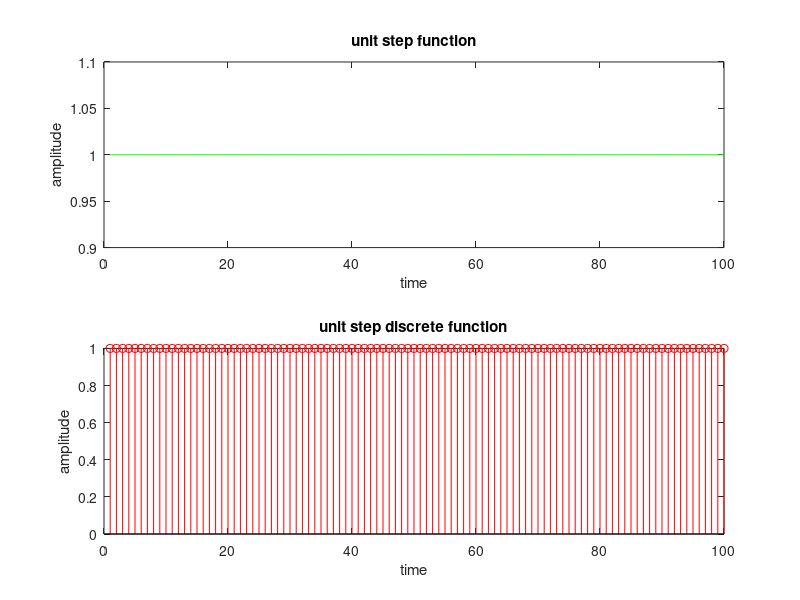

MATLAB code for this plot:
clc;
clear all;
close all;
N=100;
t=1:100;
x=ones(1,N);
subplot(2,1,1);
plot(t,x,'g');
xlabel('time');
ylabel('amplitude');
title('unit step function');
subplot(2,1,2);
stem(t,x,'r');
xlabel('time');
ylabel('amplitude');
title('unit step discrete function');